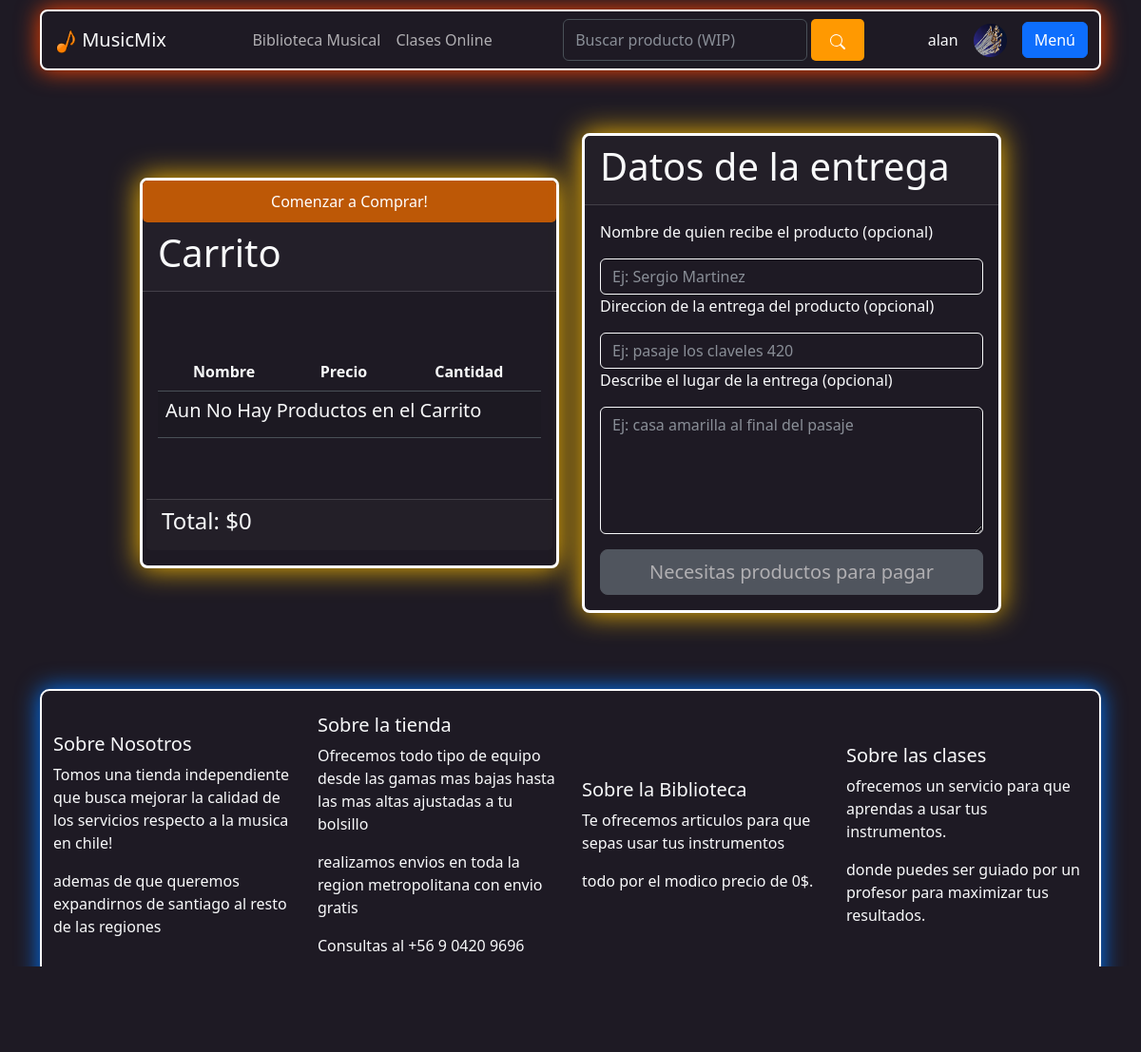
Page /carro/ (signed in) on the committed database.
### Store/models.py (models this page shows, shortened)
class Usuario(AbstractUser):
    RUT                 = models.CharField(default = '', max_length = 13,  unique = True, error_messages = {"unique": "El rut ya está registrado."}, blank=True)
    nacimiento          = models.DateField(null = True)
    genero              = models.IntegerField(default = 2, choices = opcionesSexo)
    telefono            = models.CharField(default = '', max_length = 15)
    direccion           = models.CharField(default = '', max_length = 300)
    region              = models.IntegerField(null = True, blank = True, choices = regiones)
    comuna              = models.IntegerField(null = True, blank = True, choices = comunas)
    foto_de_Usuario     = models.ImageField(upload_to = "usuarios",null = True)
    es_profesor         = models.BooleanField(default=False)
    es_admin_biblioteca = models.BooleanField(default=False)
    class Meta:
        ordering = ['username']

### Store/d_front/views.py (the view, shortened to what this page needs)
# urls.py: path('carro/',                                  carro,                                  name = "carro"),
def carro(request):
    formulario = OrdenForm
    data = {"formulario": formulario}
    return render(request, "frontoffice/carro/carro.html",data)

### Store/Cart/context_processor.py (called while the page is built)
def importe_total_carro(request):
    total = 0
    if 'carro' in request.session.keys():
        for key,value in request.session["carro"].items():
            total += int(value["precio"] * value["cantidad"])
    return {"importe_total_carro":total}

### Store/Templates/frontoffice/carro/carro.html (shortened to what this page needs)
{% extends "base.html"%}
{% load humanize %}
{% load static %}
{% block content%}
<div class="container-fluid py-4">
    <div class="row justify-content-center  align-items-center">
        <div class="col-md-6 col-sm-10 col-lg-5 py-2">
            <div class="card tarjetacarro">
                <div class="d-grid gap-2">
                    {% if request.session.carro.items %}
                    <a href="{% url 'inicio'%}" class="btn btn-primary-custom">Seguir Comprando!</a>
                    {% else %}
                    <a href="{% url 'inicio'%}" class="btn btn-primary-custom">Comenzar a Comprar!</a>
                    {% endif %}
                </div>
                <div class="card-header">
                    <h1 style="color: var(--bs-body-color);" class="align-items-center justify-content-center">Carrito
                    </h1>
                </div>
                <div class="card-body row">
                    <div class="py-5">
                        <table class="table table-striped ">
                            <thead>
                                <tr class="text-center">
                                    <th scope="col" style="color: var(--bs-body-color);">Nombre</th>
                                    <th scope="col" style="color: var(--bs-body-color);">Precio</th>
                                    <th scope="col" style="color: var(--bs-body-color);">Cantidad</th>
                                </tr>
                            </thead>
                            <tbody>
                                {% if request.session.carro.items %}
                                {% for key, value in request.session.carro.items %}
                                <tr class="text-center">
                                    <td style="color: var(--bs-body-color);">{{value.nombre}}</td>
                                    <td style="color: var(--bs-body-color);"">${{value.precio | intcomma}}</td>
                                    <td>
                                        <div class=" btn-group">
                                        <a href='{% url "agregarProducto" value.id_producto %}'
                                            class="btn btn-success-custom btn-sm">+</a>
                                        <button type="button" class="btn btn-lg btn-secondary btn-sm"
                                            disabled>{{value.cantidad}}</button>
                                        <a href='{% url "restarProducto" value.id_producto %}'
                                            class="btn btn-danger-custom btn-sm">-</a>
                    </div>
                    </td>
                    </tr>
                    {% endfor %}
                    {% else %}
                    <tr class="rowalign-items-center justify-content-center">
                        <td colspan="4">
                            <h5 style="color: var(--bs-body-color);">
                                Aun No Hay Productos en
                                el
                                Carrito</h5>
                        </td>
                    </tr>
                    {% endif %}
                    </tbody>
                    </table>
                </div>
                <div class="card-footer">
                    <h4>Total: ${{importe_total_carro | intcomma}}</h4>
                </div>
            </div>
        </div>
    </div>
    <div class="col-md-6 col-sm-10 col-lg-5 py-2">
        <div class="card  tarjetacarro">
            <div class="card-header">
                <h1 style="color: var(--bs-body-color);" class="align-items-center justify-content-center">Datos de la
                    entrega
                </h1>
            </div>
            <div class="card-body">
                <form method="POST" id="formulario_datos_carro">
                    <p>Nombre de quien recibe el producto (opcional)</p>
                    {{formulario.nombre_quien_recibe}}
                    <p>Direccion de la entrega del producto (opcional)</p>
                    {{formulario.direccion_entrega}}
                    <p>Describe el lugar de la entrega (opcional)</p>
                    {{formulario.descripcion }}
                    <div class="d-grid gap-2 pt-3">
                        {% if request.session.carro.items %}
                        <button type="submit" class="btn btn-success-custom">Pagar tus
                            productos!</button>
                        {% else %}
                        <button type="button" class="btn btn-secondary btn-lg" disabled>Necesitas productos para
                            pagar</button>
                        {% endif %}
                    </div>
                </form>
            </div>
        </div>
    </div>
</div>
</div>
{% endblock%}

### Store/Templates/base.html (shortened to what this page needs)
{% load static %}
{% load humanize %}
<!DOCTYPE html>
<html lang="es">
<head>
    <link href="https://cdn.jsdelivr.net/npm/bootstrap@5.3.0/dist/css/bootstrap.min.css" rel="stylesheet"
>
    <link rel="stylesheet" type="text/css" href="{% static 'css/styles.css' %}">
</head>
<body data-bs-theme="dark">
    <div class="container">
        <nav class="navbar navbar-expand-lg" id="navbarcolor">
            <div class="container-fluid d-flex justify-content-between">
                <a class="navbar-brand" href="{% url 'inicio' %}" style="color: var(--bs-body-color);">
                    <img src="{% static 'images\icono pagina.png'%}" width="25" height="25">
                    MusicMix</a>
                <ul class="navbar-nav">
                    <li class="nav-item">
                        <a class="nav-link" href="{% url 'bookinicio' %}">Biblioteca Musical</a>
                    </li>
                    <li class="nav-item">
                        <a class="nav-link" href="{% url 'Verificarmembresia' %}">Clases Online</a>
                    </li>
                </ul>
                <form class="d-flex" role="search" method="post">
                    <input class="form-control me-1" type="search" placeholder="Buscar producto (WIP)"
                        aria-label="Search" id="searchQuery">
                    <button class="btn btn-success-custom align-items-center justify-content-between" type="submit"
                        onclick="redirigirBusqueda(event)">
                        <svg xmlns="http://www.w3.org/2000/svg" width="16" height="16" fill="currentColor"
                            class="bi bi-search" viewBox="0 0 16 16">
                            <path
                                d="M11.742 10.344a6.5 6.5 0 1 0-1.397 1.398h-.001q.044.06.098.115l3.85 3.85a1 1 0 0 0 1.415-1.414l-3.85-3.85a1 1 0 0 0-.115-.1zM12 6.5a5.5 5.5 0 1 1-11 0 5.5 5.5 0 0 1 11 0" />
                        </svg>
                    </button>
                </form>
                <div class="d-flex align-items-center">
                    {% if not user.is_authenticated %}
                    <a href="{% url 'login' %}" class="btn btn-secondary me-2">Iniciar Sesión</a>
                    <a href="{% url 'registrarse' %}" class="btn btn-secondary me-2">Registrarse</a>
                    <button class="btn btn-secondary" data-bs-toggle="offcanvas" href="#offcanvasExample" role="button">
                        Menú
                    </button>
                    {% else %}
                    <div class="d-flex align-items-center">
                        <span class="me-3">{{ user.username }}</span>
                        {% if user.foto_de_Usuario %}
                        <img class="rounded-circle me-3" src="{{ user.foto_de_Usuario.url }}" alt="Foto de Usuario"
                            width="35" height="35">
                        {% endif %}
                        <button class="btn btn-primary" data-bs-toggle="offcanvas" href="#offcanvasExample"
                            role="button">
                            Menú
                        </button>
                    </div>
                    {% endif %}
                </div>
            </div>
        </nav>
        <br>
        {% block content %}
        {% endblock %}
        {% include 'footer.html' %}
    </div>
</body>
</html>

### static/css/styles.css (style rules this page uses)
:root { --box-shadow-light: 0 0 10px black; --border-light: 1px solid gray; }
[data-bs-theme="dark"] { --box-shadow-dark-1: 0 0 10px #ff7301; --box-shadow-dark-2: 0 0 10px #ff9901; --box-shadow-dark-3: 0 0 10px #bd5806; --border-dark: 1px solid white; }

### Store/Templates/base.html (style rules this page uses)
:root { --box-shadow-light: 0 0 10px black; --border-light: 1px solid gray; }
[data-bs-theme="dark"] { --box-shadow-dark-1: 0 0 10px #ff7301; --box-shadow-dark-2: 0 0 10px #ff9901; --box-shadow-dark-3: 0 0 10px #bd5806; --border-dark: 1px solid white; }

### Store/Templates/frontoffice/carro/carro.html (style rules this page uses)
.tarjetacarro { border-radius: 8px; border: 3px solid white; box-shadow: 0 0 30px rgb(255, 191, 0), inset 0 0 0px rgb(255, 191, 0); margin-top: 10px; }

### rows in the picture
Usuario: username "alan", foto_de_Usuario (picture)

### other values in the picture
{{ importe_total_carro | intcomma }} "0"
